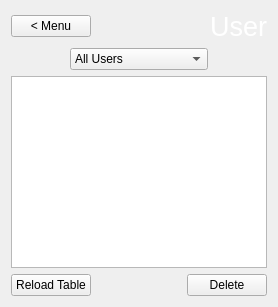
      <widget class="QWidget" name="page_2">
       <layout class="QVBoxLayout" name="verticalLayout_17">
        <item>
         <layout class="QHBoxLayout" name="deleteUserTitle">
          <item>
           <widget class="QPushButton" name="backDeleteUser">
            <property name="text">
             <string>&lt; Menu</string>
            </property>
           </widget>
          </item>
          <item>
           <widget class="QLabel" name="deleteUserTitleLabel">
            <property name="sizePolicy">
             <sizepolicy hsizetype="Expanding" vsizetype="Preferred">
              <horstretch>0</horstretch>
              <verstretch>0</verstretch>
             </sizepolicy>
            </property>
            <property name="font">
             <font>
              <family>Helvetica</family>
              <pointsize>20</pointsize>
             </font>
            </property>
            <property name="styleSheet">
             <string notr="true">color: white</string>
            </property>
            <property name="text">
             <string>User</string>
            </property>
            <property name="alignment">
             <set>Qt::AlignRight|Qt::AlignTrailing|Qt::AlignVCenter</set>
            </property>
           </widget>
          </item>
         </layout>
        </item>
        <item>
         <layout class="QHBoxLayout" name="identityLayOutDeleteUser">
          <item>
           <spacer name="horizontalSpacer_8">
            <property name="orientation">
             <enum>Qt::Horizontal</enum>
            </property>
            <property name="sizeHint" stdset="0">
             <size>
              <width>40</width>
              <height>20</height>
             </size>
            </property>
           </spacer>
          </item>
          <item>
           <widget class="QComboBox" name="identityDeleteUser">
            <item>
             <property name="text">
              <string>All Users</string>
             </property>
            </item>
            <item>
             <property name="text">
              <string>Civilian</string>
             </property>
            </item>
            <item>
             <property name="text">
              <string>First Responder</string>
             </property>
            </item>
            <item>
             <property name="text">
              <string>Emergency Planner</string>
             </property>
            </item>
           </widget>
          </item>
          <item>
           <spacer name="horizontalSpacer_7">
            <property name="orientation">
             <enum>Qt::Horizontal</enum>
            </property>
            <property name="sizeHint" stdset="0">
             <size>
              <width>40</width>
              <height>20</height>
             </size>
            </property>
           </spacer>
          </item>
         </layout>
        </item>
        <item>
         <widget class="QTableView" name="allUserTableView">
          <property name="font">
           <font>
            <family>Helvetica</family>
           </font>
          </property>
         </widget>
        </item>
        <item>
         <layout class="QHBoxLayout" name="deleteUserBot">
          <item>
           <widget class="QPushButton" name="reloadDeleteUser">
            <property name="text">
             <string>Reload Table</string>
            </property>
           </widget>
          </item>
          <item>
           <spacer name="deleteUserBotSpacer">
            <property name="orientation">
             <enum>Qt::Horizontal</enum>
            </property>
            <property name="sizeHint" stdset="0">
             <size>
              <width>40</width>
              <height>20</height>
             </size>
            </property>
           </spacer>
          </item>
          <item>
           <widget class="QLabel" name="deleteAlert">
            <property name="font">
             <font>
              <family>Helvetica</family>
              <pointsize>12</pointsize>
             </font>
            </property>
            <property name="styleSheet">
             <string notr="true">color: white;</string>
            </property>
            <property name="text">
             <string/>
            </property>
           </widget>
          </item>
          <item>
           <widget class="QPushButton" name="deleteUser">
            <property name="text">
             <string>Delete</string>
            </property>
           </widget>
          </item>
         </layout>
        </item>
       </layout>
      </widget>
